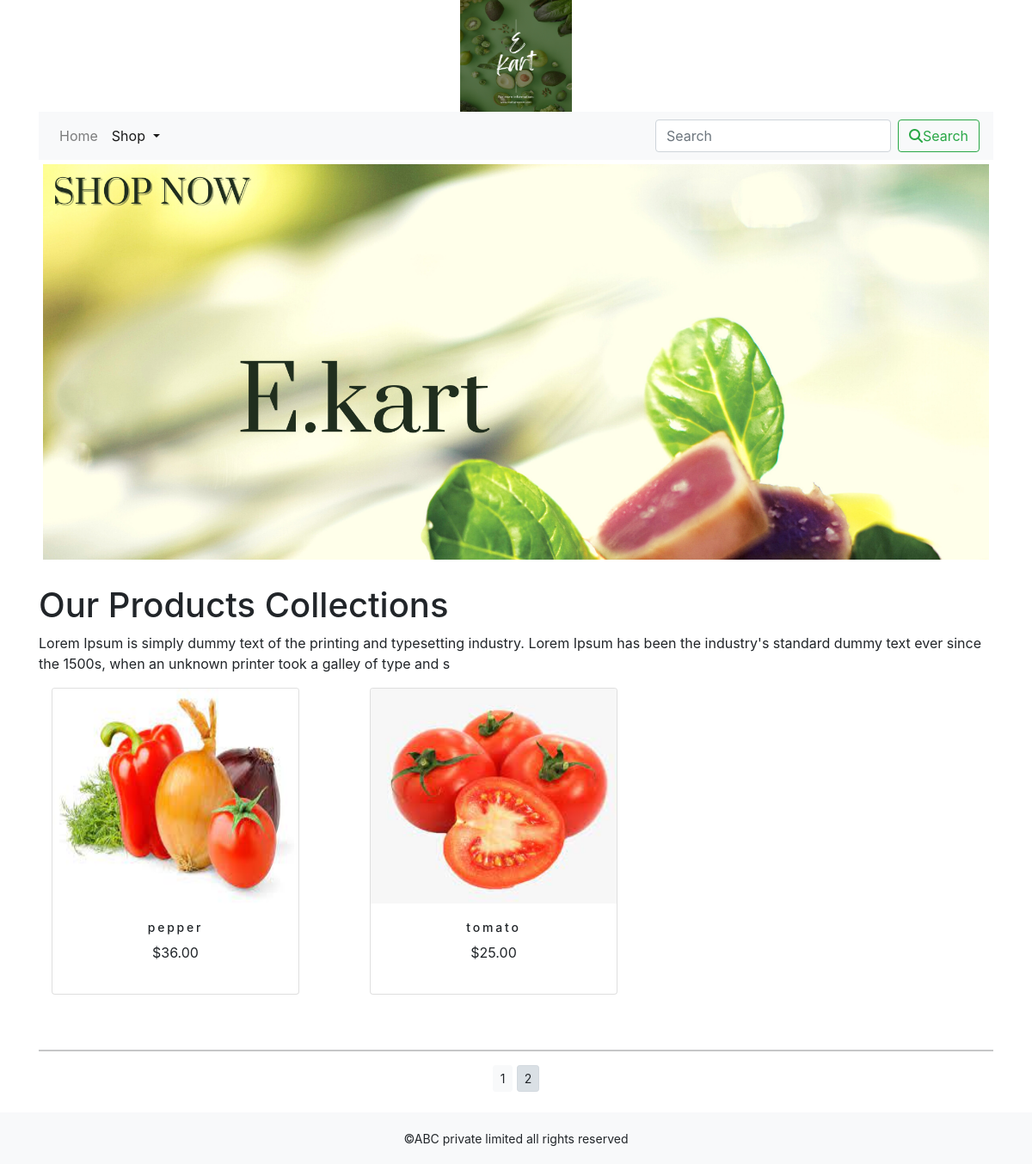
Screenshot of /shop/?page=2 with the database file from the repository.
### shop/models.py (models this page shows, shortened)
class Product(models.Model):
    name=models.CharField(max_length=250,unique=True)
    slug=models.SlugField(max_length=250,unique=True)
    description=models.TextField(blank=True)
    price=models.DecimalField(max_digits=10,decimal_places=2)
    category=models.ForeignKey(Category,on_delete=models.CASCADE)
    image = models.ImageField(upload_to='product', blank=True)
    stock=models.IntegerField()
    available=models.BooleanField(default=True)
    created=models.DateTimeField(auto_now_add=True)
    updated=models.DateTimeField(auto_now=True)
    def get_url(self):
        return reverse('shop:prodCatdetail',args=[self.category.slug,self.slug])
    class Meta:
        ordering=('name',)
        verbose_name='product'
        verbose_name_plural='products'

### shop/views.py (the view)
# urls.py: path('',views.allProdCat,name='allProdCat'),
def allProdCat(request,c_slug=None):
    c_page=None
    products_list=None
    if c_slug!=None:
        c_page=get_object_or_404(Category,slug=c_slug)
        products_list=Product.objects.all().filter(category=c_page,available=True)
    else:
        products_list=Product.objects.all().filter(available=True)
    paginator=Paginator(products_list,6)
    try:
        page=int(request.GET.get('page','1'))
    except:
        page=1
    try:
        products=paginator.page(page)
    except (EmptyPage,InvalidPage):
        products=paginator.page(paginator.num_pages)
    return render(request,"category.html",{'category':c_page,'products':products})

### cart/context_processors.py (called while the page is built)
def counter(request):
    item_count=0
    if 'admin' in request.path:
        return {}
    else:
        try:
            cart=Cart.objects.filter(cart_id=cart_id(request))
            cart_items=CartItem.objects.all().filter(cart=cart[:1])
            for cart_item in cart_items:
                item_count += cart_item.quantity
        except Cart.DoesNotExist:
            item_count = 0
    return  dict(item_count=item_count)

### cart/views.py (called while the page is built)
def cart_id(request):
    cart=request.session.session_key
    if not cart:
        cart=request.session.create()
    return cart

### shop/context_processors.py (called while the page is built)
def menu_links(request):
    links=Category.objects.all()
    return dict(links=links)

### shop/models.py (called while the page is built)
    def get_url(self):
        return reverse('shop:products_by_category',args=[self.slug])

### templates/category.html (shortened to what this page needs)
{% extends 'base.html' %}
{% load static %}
{% block content %}
<div class="mx-auto">
    {% if category %}
    <img  class="my_image" src="{{category.image.url}}" alt="{{category.name}}">
</div>
<br>
<div>
    <h1 class="text-center my_title">{{Category.name}}</h1>
    <p class="text-justify" >{{Category.description}}</p>
</div>
   {% else %}
<div>
<img class="my_image my_image_padding" src="{% static 'img/banner.png' %}" alt="our Products" width="1250px;">
</div>
<br>
<div>
    <h1 class="text-enter">Our Products Collections</h1>
    <p >Lorem Ipsum is simply dummy text of the printing and typesetting industry. Lorem Ipsum has been the industry's standard dummy text ever since the 1500s, when an unknown printer took a galley of type and s</p>
</div>
   {% endif %}
<div class="container">
    <div class="row mx_auto">
        {% for Product in products.object_list %}
        <div class="my_bottom_margin col-9 col-sm-12 col-md-4 col-lg-4 ">
            <div class="card text-center" style="width: 18rem;">
                <a href="{{Product.get_url}}"><img class="card-img-top my_image_cat" src="{{Product.image.url}}" alt="{{Product.name}}"></a>
                <div class="card-body">
                   <h4>{{Product.name}}</h4>
                    <p>${{Product.price}}</p>
                </div>
                 </div><br>
        </div>
        {% endfor %}
    </div><br></div>
    <div class="mx-auto">
        {% if products.paginator.num_pages > 1 %}
        <hr>
        <div class="text-center">
            {% for pg in products.paginator.page_range %}
            <a href="?page={{pg}}" class="btn btn-light btn-sm {% if products.number == pg %} active {% endif %}">{{pg}}</a>
        {% endfor %}
        </div>
         {% endif %}
    </div>
    <br>
</div>
{% endblock %}

### shop/static/css/custom.css (style rules this page uses)
body { font-family: 'IBM Plex Mono', monospace; font-family: 'IBM Plex Sans', sans-serif; font-family: 'IBM Plex Serif', serif; }
.my_image { width:100%; height:auto; }
.my_image { padding:5px; }
.my_bottom_margin { margin_bottom:10px; }
.my_image_cat { width:250px; height:250px; }
.card-body h4 { font-size:14px; text_transform:Uppercase; letter-spacing:.2em; }

### rows the page displays
Product: image (picture), name "pepper", price "36.00"
Product: image (picture), name "tomato", price "25.00"

### other values shown
{{ pg }} "1" "2"
